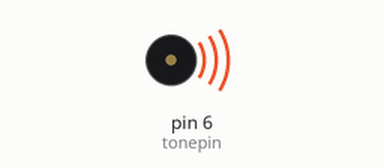
A sketch run on a simulated Arduino Uno, built with avr-gcc and run on an emulated ATmega328P. Shown: buzzer (waves = sounding).

Above: at 0.2 s.
Timing chart, 0 to 22.1 s (numbered marks = the images above):
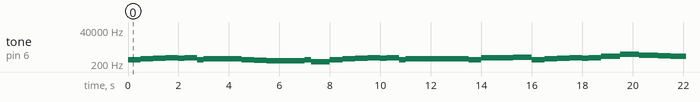

The sketch:

piezo_pinfanzhilu.ino
```cpp
#define C0  -1
#define C 262
#define D 294
#define E 330
#define F 349
#define G 392
#define A 440
#define B 494
#define CP 523
#define DP 587
#define EP 659
#define FP 698
#define GP 784
#define AP 880
#define BP 988
int length;
int scale[]={


  G,A,B,CP,B,CP,G,A,A,
  G,F,E,E,E,G,D,
  G,A,B,CP,B,CP,G,A,A,
  A,A,G,CP,CP,CP,DP,
  G,A,B,CP,B,CP,EP,AP,GP,FP,EP,EP,DP,C0,
  A,B,CP,CP,CP,DP,CP,C0,CP,B,CP,DP,DP,CP,B,CP,

};        //生日歌曲谱
float durt[]=
{

  2,2,2,2,1,2,1,2,2+2,
  2,2,2,2,2,1,2+1,
  2,2,2,2,1,2,1,2,2+2,
  2,2,2,2,2,1,1+2,
  2,2,2,2,1,2,3,3,3,2,2+2,2,4,2,
  2,2,3,1,2,1,2,1,1,2,2,3,1,2,1,4,

};                                                        //音长
int tonepin=6;   //用8号引脚
void setup()
{
  pinMode(tonepin,OUTPUT);
  length=sizeof(scale)/sizeof(scale[0]);   //计算长度
}
void loop()
{
   //tone(tonepin,300);
  /*
  for(int i =300;i<900;i+=100){

   tone(tonepin,i);
   delay(100);

  }
  */


  for(int x=0;x<length;x++)
  {
    tone(tonepin,scale[x]);
    delay(500*durt[x]/2);   //这里用来根据节拍调节延时，500这个指数可以自己调整
    noTone(tonepin);
  }
  delay(2000);

}
```

Measured:
- by itself, tone on pin 6 (tonepin): plays 392 Hz for 0.50 s, 440 Hz for 0.50 s, 494 Hz for 0.50 s, 523 Hz for 0.50 s, 494 Hz for 0.25 s, 523 Hz for 0.50 s … (193 notes in this stretch)
